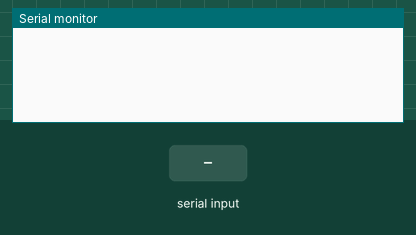
Recording of a sketch running on a simulated ESP8266 (NodeMCU). Parts: the last lines printed to the serial monitor. The test bench sets the inputs (shaded band). WiFi joins after 1.5 s; servers stay silent unless stated; web services answer with replies made up by the test bench.

Above: at 6.3 s.
6.4 s: "1" received over Serial
At 7.2 s:
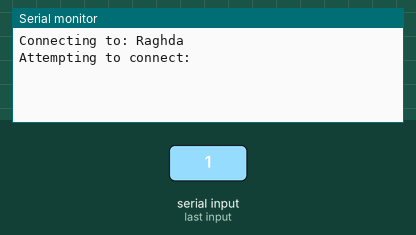
At 9.1 s:
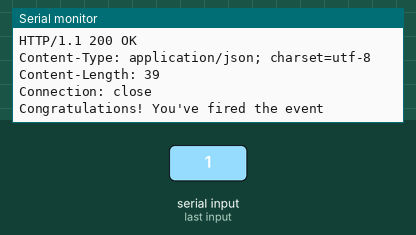

The sketch:

ESP01.ino
```cpp
#include <ESP8266WiFi.h>
#define ssid "Raghda"                          //SSID and password of the router
#define password "raghda99"
#define webhookskey "cFTqxR7im4WBbH3lAWmoMh"      //the key of our event
#define eventname1 "fire_detected"               //IFTTT event name - fire_detected

const int API_TIMEOUT = 15000;
const int httpsPort = 443;
const char* trigger1 = "/trigger/" eventname1 "/with/key/" webhookskey;
char const* event = trigger1;
const char* server = "maker.ifttt.com";
bool result = true;
bool first_test=true; //boolean that is checked true to indicate that it is the first data transmission from the arduino to the ESP-01
unsigned long delayStart = 0; // timer

void setup() {

  delay(5000);
  Serial.begin(115200);
  delay(100);

}
// Establish WiFi connection to the router

static bool connectToWifi() {
  WiFi.disconnect();
  Serial.print("Connecting to: ");
  Serial.println(ssid);
  WiFi.mode(WIFI_STA);                           //connect as client
  WiFi.begin(ssid, password);                    //connect to router
  Serial.print("Attempting to connect: ");

  int i = 16;                                    //try to connect to wifi for 15 seconds
  while((WiFi.status() != WL_CONNECTED) && (i-- > 0)) {
    delay(1000);
    Serial.print(i);
    Serial.print(", ");
  }
  Serial.println();

  //print connection result
  if(WiFi.status() == WL_CONNECTED){
    Serial.println("Connected.");
    Serial.print("IP address: ");
    Serial.println(WiFi.localIP());
    result = true;
  }
  else {
    Serial.println("Connection failed - check your credentials or connection");
    result = false;
  }
  return result;
}


// Make an HTTP request to the IFTTT web service

void makeIFTTTRequest() {
  Serial.print("Connecting to ");
  Serial.print(server);

  BearSSL::WiFiClientSecure client;

  for (int tries = 0; tries < 5; tries++) {        //try up to 5 times to connect to server
    client.setTimeout(API_TIMEOUT);
    client.setInsecure();
    if(client.connect(server, httpsPort)) break;   //exit FOR loop if connection was established
    Serial.print(".");                             //  else wait, try again
    delay(2000);
  }
  Serial.println();

  if(!client.connected()) {
    Serial.println("Failed to connect to server");
    client.stop();
    return;                                      //if no connection, leave the function
  }
  Serial.print("Request event: ");               //if connection was established, send GET request
  Serial.println(event);
  client.print(String("GET ") + event +
                  " HTTP/1.1\r\n" +
                  "Host: " + server + "\r\n" +
                  "Connection: close\r\n\r\n");

  int timeout = 50;                              //wait 5 seconds for a response from server
  while(!client.available() && (timeout-- > 0)){
    delay(100);
  }

  if(!client.available()) {                     //if there was no response from the server  to the request
     Serial.println("No response to GET");
     client.stop();
     return;
  }
  while(client.available()){ //while there was a response from the server to the request
    Serial.write(client.read()); //it will read the data from the server
  }
}

void loop(){
   if(Serial.available( ) > 0) //  It will only send data when the received data is greater than 0.
   {
    int receivedData  = Serial.read();  // It will read the incoming or arriving data byte
    char state = char(receivedData); // convert the received data to char
    if(state == '1' && first_test) //it will check if the transmitted data is equal to 1 & if it is the first time that  data is transmitted from the arduino
      {
        if(connectToWifi()) {                          //it will try to connect to wifi first
            makeIFTTTRequest(); }                      //if the wifi connection was successful it will try to send an ifttt request

        delayStart = millis();   // start delay (timer) by using the millis() function
        first_test=false;
      }
    else if(state == '1' && ((millis() - delayStart) >= 1500000)){ //it will check if the transmitted data is equal to 1 & if the timer has surpassed 25 mins (1,500,000 ms) of not

          if(connectToWifi()) {                          //it will try to connect to wifi first
            makeIFTTTRequest(); }                      //if the wifi connection was successful it will try to send an ifttt request

          delayStart = millis();   // restart delay (timer)
    }
   }
}
```

Measured:
- after the input at 6.4 s, the serial monitor: prints a new line at once (image 1)
